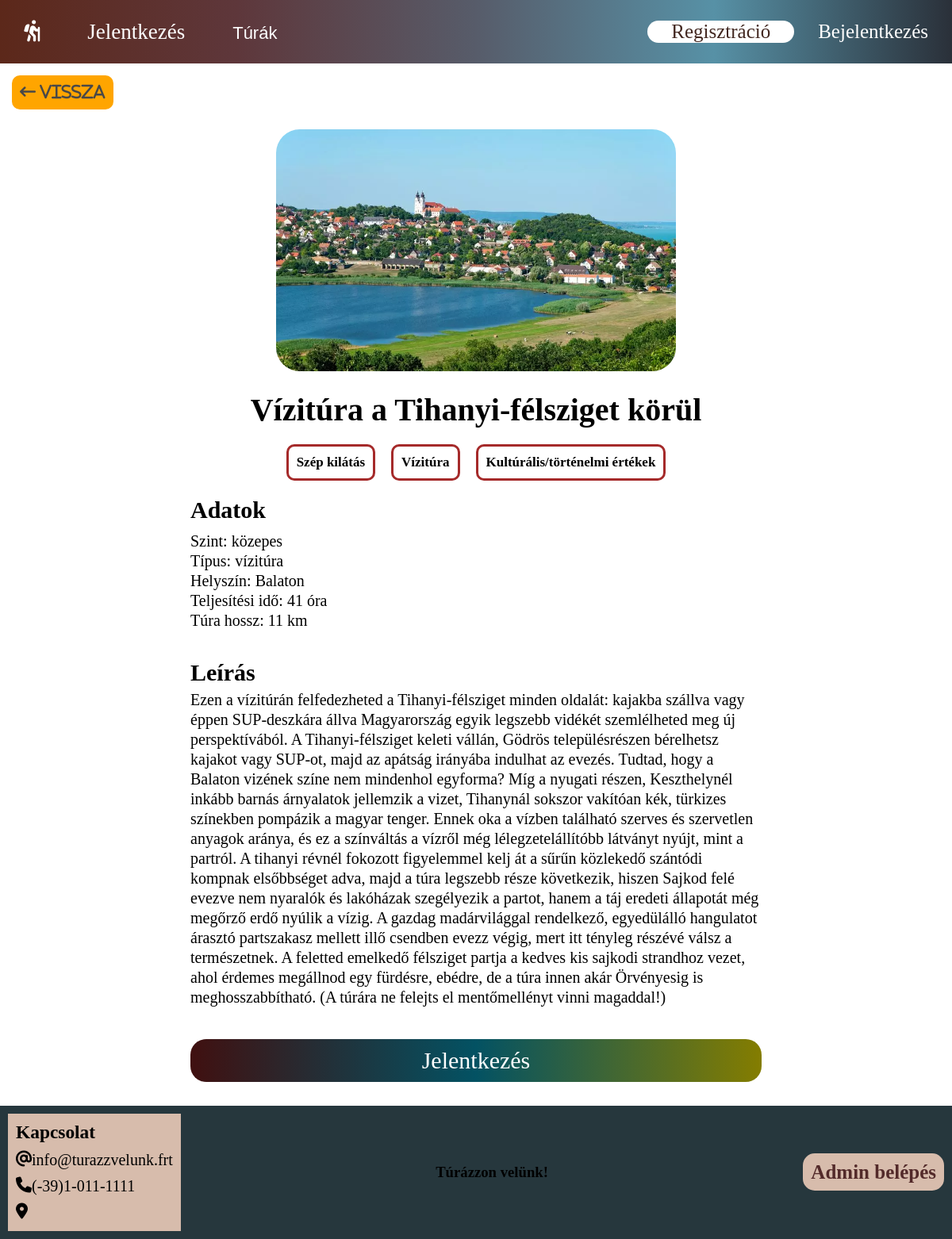
Screenshot of /tourInfo.php?id=59 with the database file from the repository.
### tables this page shows
CREATE TABLE IF NOT EXISTS `tura_kepek` (
  `id` int(11) NOT NULL AUTO_INCREMENT,
  `kep_nev` varchar(255) NOT NULL,
  `kep_cim` varchar(255) NOT NULL,
  PRIMARY KEY (`id`)
);

CREATE TABLE IF NOT EXISTS `turak` (
  `id` int(11) NOT NULL AUTO_INCREMENT,
  `nev` varchar(255) NOT NULL,
  `teljesitesi_ido` int(11) NOT NULL,
  `tura_hossz` int(11) NOT NULL,
  `tura_helyszinek_id` int(11) NOT NULL,
  `tura_kepek_id` int(11) NOT NULL,
  `tura_szintek_id` int(11) NOT NULL,
  `tura_tipusok_id` int(11) NOT NULL,
  `tura_leirasok_id` int(11) NOT NULL,
  PRIMARY KEY (`id`,`tura_kepek_id`,`tura_szintek_id`,`tura_tipusok_id`),
  KEY `fk_turak_tura_helyszinek_idx` (`tura_helyszinek_id`),
  KEY `fk_turak_tura_kepek1_idx` (`tura_kepek_id`),
  KEY `fk_turak_tura_szintek1_idx` (`tura_szintek_id`),
  KEY `fk_turak_tura_tipusok1_idx` (`tura_tipusok_id`),
  KEY `fk_turak_tura_leirasok1_idx` (`tura_leirasok_id`),
  CONSTRAINT `FK_turak_tura.tura_kepek` FOREIGN KEY (`tura_kepek_id`) REFERENCES `tura_kepek` (`id`) ON DELETE CASCADE ON UPDATE CASCADE,
  CONSTRAINT `fk_turak_tura_helyszinek` FOREIGN KEY (`tura_helyszinek_id`) REFERENCES `tura_helyszinek` (`id`) ON DELETE NO ACTION ON UPDATE NO ACTION,
  CONSTRAINT `fk_turak_tura_leirasok1` FOREIGN KEY (`tura_leirasok_id`) REFERENCES `tura_leirasok` (`id`) ON DELETE CASCADE ON UPDATE CASCADE,
  CONSTRAINT `fk_turak_tura_szintek1` FOREIGN KEY (`tura_szintek_id`) REFERENCES `tura_szintek` (`id`) ON DELETE NO ACTION ON UPDATE NO ACTION,
  CONSTRAINT `fk_turak_tura_tipusok1` FOREIGN KEY (`tura_tipusok_id`) REFERENCES `tura_tipusok` (`id`) ON DELETE NO ACTION ON UPDATE NO ACTION
);

CREATE TABLE IF NOT EXISTS `tura_szintek` (
  `id` int(11) NOT NULL AUTO_INCREMENT,
  `tura_szintek` varchar(45) NOT NULL,
  PRIMARY KEY (`id`)
);

CREATE TABLE IF NOT EXISTS `tura_tipusok` (
  `id` int(11) NOT NULL AUTO_INCREMENT,
  `tura_tipus` varchar(45) NOT NULL,
  PRIMARY KEY (`id`)
);

CREATE TABLE IF NOT EXISTS `tura_helyszinek` (
  `id` int(11) NOT NULL AUTO_INCREMENT,
  `lokacio` varchar(255) NOT NULL,
  PRIMARY KEY (`id`)
);

CREATE TABLE IF NOT EXISTS `tura_leirasok` (
  `id` int(11) NOT NULL AUTO_INCREMENT,
  `leiras` text NOT NULL,
  PRIMARY KEY (`id`)
);

### classes/tourInfo.classes.php (called while the page is built, shortened)
<?php
class TourInfo extends DB
{
    public function selectName($id)
    {
        $sql = "SELECT nev FROM turak WHERE id = $id";
        $stmt = $this->prepareOne($sql, "", []);
        $stmt->execute();
        if ($stmt->error !== "") {
            return $stmt->error;
        } else {
            $stmt->bind_result($name);
            while ($stmt->fetch()) {
                $result= $name;
            }
            return $result;
        }
    }
    public function selectDescr($id)
    {
        $sql = "SELECT tura_leirasok.leiras
        FROM turak
        LEFT JOIN tura_leirasok ON turak.tura_leirasok_id = tura_leirasok.id
        WHERE turak.id = $id";
        $stmt = $this->prepareOne($sql, "", []);
        $stmt->execute();
        if ($stmt->error !== "") {
            return $stmt->error;
        } else {
            $stmt->bind_result($descr);
            while ($stmt->fetch()) {
                $result= $descr;
            }
            return $result;
        }
    }
    public function selectImg($id)
    {
        $sql = "SELECT tura_kepek.kep_nev, tura_kepek.kep_cim
        FROM turak
        LEFT JOIN tura_kepek ON turak.tura_kepek_id = tura_kepek.id
        where turak.id = $id";
        $stmt = $this->prepare($sql, "", []);
        $stmt->execute();
        if ($stmt->error !== "") {
            return $stmt->error;
        } else {
            $stmt->bind_result($name, $title);
            while ($stmt->fetch()) {
                $result= [$name, $title];
            }
            return $result;
        }
    }
    public function selectLabel($id)
    {
        $sql = "SELECT tura_cimkek.cimke_nev
        FROM turak
        left JOIN cimke_has_leiras ON turak.tura_leirasok_id = cimke_has_leiras.tura_leirasok_id
        LEFT JOIN tura_cimkek ON cimke_has_leiras.cimkek_id = tura_cimkek.id
        WHERE turak.id = $id";
        $stmt = $this->prepare($sql, "", []);
        $stmt->execute();
        if ($stmt->error !== "") {
            return $stmt->error;
        } else {
            $stmt->bind_result($label);
            while ($stmt->fetch()) {
                $result[]= $label;
            }
            return $result;
        }
    }
    public function selectLocation($id)
    {
        $sql = "SELECT tura_helyszinek.lokacio FROM turak
        LEFT JOIN tura_helyszinek ON turak.tura_helyszinek_id = tura_helyszinek.id
        WHERE turak.id = $id";
        $stmt = $this->prepareOne($sql, "", []);
        $stmt->execute();
        if ($stmt->error !== "") {
            return $stmt->error;
        } else {
            $stmt->bind_result($location);
            while ($stmt->fetch()) {
                $result= $location;
            }
            return $result;
        }
    }
    public function selectTimeLength($id)
    {
        $sql = "SELECT turak.teljesitesi_ido, turak.tura_hossz
        FROM turak
        WHERE turak.id = $id";
        $stmt = $this->prepare($sql, "", []);
        $stmt->execute();
        if ($stmt->error !== "") {
            return $stmt->error;
        } else {
            $stmt->bind_result($time, $length);
            while ($stmt->fetch()) {
                $result= ['ido'=>$time, 'hossz'=>$length];
            }
            return $result;
        }
    }
    public function selectLevelType($id)
    {
        $sql = "SELECT tura_szintek.tura_szintek, tura_tipusok.tura_tipus
        FROM turak
        left JOIN tura_szintek ON turak.tura_szintek_id = tura_szintek.id
        LEFT JOIN tura_tipusok ON turak.tura_tipusok_id = tura_tipusok.id
        WHERE turak.id = $id";
        $stmt = $this->prepare($sql, "", []);
        $stmt->execute();
        if ($stmt->error !== "") {
            return $stmt->error;
        } else {
            $stmt->bind_result($level, $type);
            while ($stmt->fetch()) {
                $result= ['szint'=>$level, 'tipus'=>$type];
            }
            return $result;
        }
    }
}

### sql/DB.php (called while the page is built, shortened)
<?php
class DB {
    protected $mysql;
    public function getConnect()
    {
        if($this->mysql !== NULL) {
            return $this->mysql;
        } else {
            $this->mysql = new mysqli('localhost', 'root','', 'tura');
            return $this->mysql;
        }
    }
    protected function prepare($sql, $types, $data)
    {
        $stmt = $this->mysql->prepare($sql);
        return $stmt;
    }
    protected function prepareOne($sql, $types, $data)
    {
        $stmt = $this->mysql->prepare($sql);
        return $stmt;
    }
}

### includes/tourInfo.inc.php (called while the page is built)
<?php
require_once('sql/DB.php');
require_once('classes/tourInfo.classes.php');
$db = new TourInfo();
if($db->getConnect()) {
    $nev = $db->selectName($_GET['id']);
    $leiras = $db->selectDescr($_GET['id']);
    $kep = $db->selectImg($_GET['id']);
    $lokacio = $db->selectLocation($_GET['id']);
    $cimke = $db->selectLabel($_GET['id']);
    $idohossz = $db->selectTimeLength($_GET['id']);
    $szinttipus = $db->selectLevelType($_GET['id']);
}

### tourInfo.php (the view, shortened to what this page needs)
<?php
require_once('includes/tourInfo.inc.php');
?>
<!DOCTYPE html>
<html lang="hu">
<head>
    <link rel="stylesheet" href="assets/styles.css">
</head>
<body>
<?php
include_once('templates/nav.php');
?>
<div class="back-button">
    <button><a href="tours.php"><i class="fa-solid fa-arrow-left-long"> Vissza</i></a></button>
</div>
<div class="container-turainfo">
    <div class="img-turainfo">
    <img src="img/<?php echo $kep[0]?>" alt="<?php echo $kep[1]?>">
    </div>
    <h1><?php echo $nev; ?></h1>
    <div class="cimke">
        <?php foreach ($cimke as $value): ?>
            <div><?php echo $value; ?></div>
        <?php endforeach ?>
    </div>
    <div class="cont">
        <div class="tourData">
            <h3>Adatok</h3>
            <p>Szint: <?php echo $szinttipus['szint']?></p>
            <p>Típus: <?php echo $szinttipus['tipus']?> </p>
            <p>Helyszín: <?php echo $lokacio ?> </p>
            <p>Teljesítési idő: <?php echo $idohossz['ido']?> óra</p>
            <p>Túra hossz: <?php echo $idohossz['hossz']?> km </p>
        </div>
        <article>
            <h4>Leírás</h4>
            <p><?php echo $leiras ?></p>
        </article>
    </div>
    <div class="link-jelentkezes">
    <a href="apply.php?id=<?php echo $_GET['id']?>" >Jelentkezés</a>
    </div>
</div>
<?php
include_once 'templates/footer.php';
?>

### assets/styles.css (style rules this page uses)
* { margin: 0; padding: 0; box-sizing: border-box; }
body, html { width: 100%; height: 100%; }
div.link-jelentkezes { margin: 30px 0; padding: 10px; border-radius: 20px; cursor: pointer; text-align: center; background-image: linear-gradient(to right, rgb(64, 16, 16), rgb(3, 82, 99), rgb(132, 125, 0) ) ; }
div.link-jelentkezes a { font-size: 30px; text-decoration: none; color: white; }
.back-button { margin: 15px; }
.back-button button { padding: 10px; background-color: orange; border-radius: 10px; font-size: 20px; border: none; }
.back-button button a { color:rgb(72, 72, 72); }
.container-turainfo { margin: 0 auto; width: 60%; }
.img-turainfo img { width: 70%; margin: 25px auto; border-radius: 30px; display: block; }
.container-turainfo h1 { text-align: center; font-size: 40px; }
.container-turainfo .cimke { display: flex; margin: 10px 0; justify-content: center; }
.container-turainfo .cimke div { margin: 10px; border: 3px solid brown; border-radius: 10px; padding: 10px; font-weight: bold; font-size: 17px; }
.cont .tourData h3 { font-size: 30px; margin: 0 0 10px 0; }
.cont .tourData p { font-size: 20px; line-height: 25px; }
.cont article { font-size: 20px; line-height: 25px; margin: 40px 0; }
.cont article h4 { font-size: 30px; margin: 0 0 10px 0; }

### rows the page displays
tura_kepek: kep_nev (picture)
turak: nev "Vízitúra a Tihanyi-félsziget körül", teljesitesi_ido "41", tura_hossz "11"
tura_szintek: tura_szintek "közepes", tura_tipusok.tura_tipus "vízitúra"
tura_helyszinek: lokacio "Balaton"
tura_leirasok: leiras "Ezen a vízitúrán felfedezheted a Tihanyi-félsziget minden oldalát: kajakba szállva vagy éppen SUP-deszkára állva Magyarország egyik legszebb vidékét szemlélheted meg új perspektívából. A Tihanyi-félsziget keleti vállán, Gödrös településrészen bérelhetsz kajakot vagy SUP-ot, majd az apátság irányába indulhat az evezés. Tudtad, hogy a Balaton vizének színe nem mindenhol egyforma? Míg a nyugati részen, Keszthelynél inkább barnás árnyalatok jellemzik a vizet, Tihanynál sokszor vakítóan kék, türkizes színekben pompázik a magyar tenger. Ennek oka a vízben található szerves és szervetlen anyagok aránya, és ez a színváltás a vízről még lélegzetelállítóbb látványt nyújt, mint a partról. A tihanyi…"

### other values shown
$value "Szép kilátás"
$value "Vízitúra"
$value "Kultúrális/történelmi értékek"
